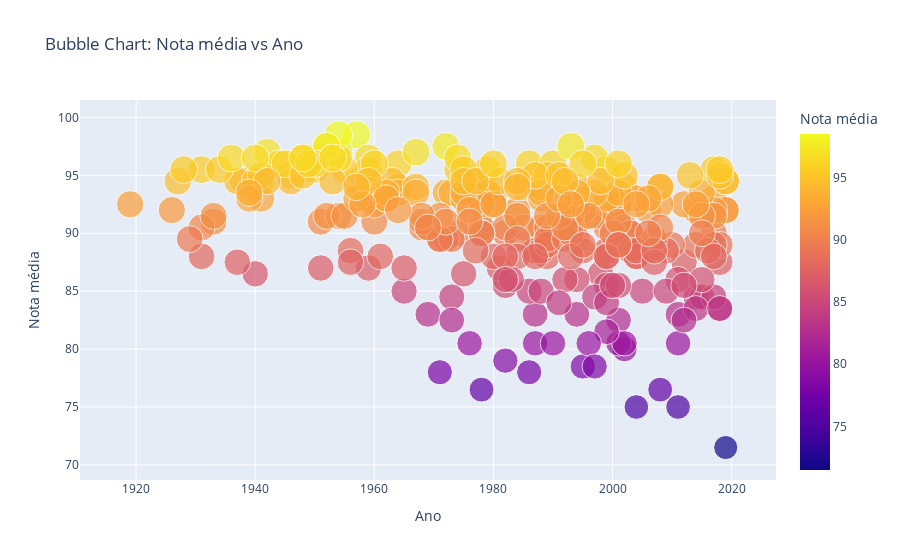
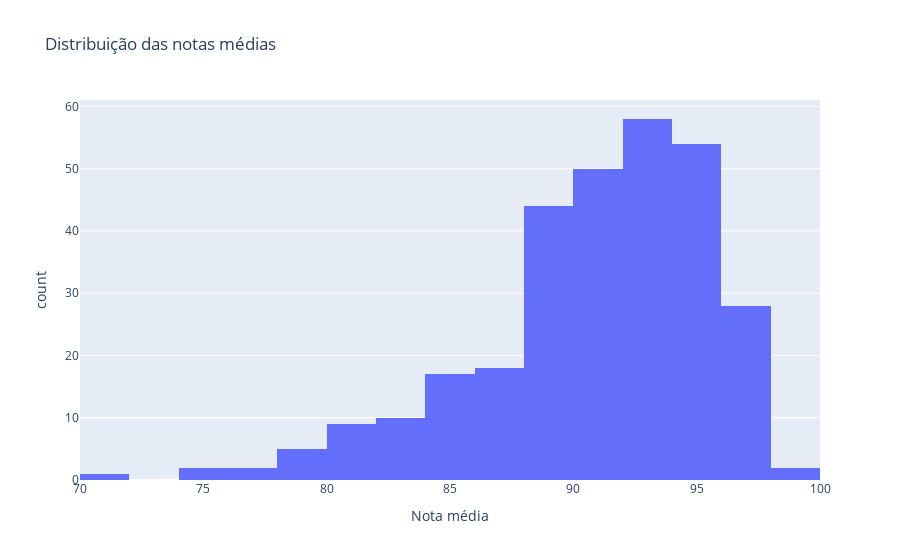
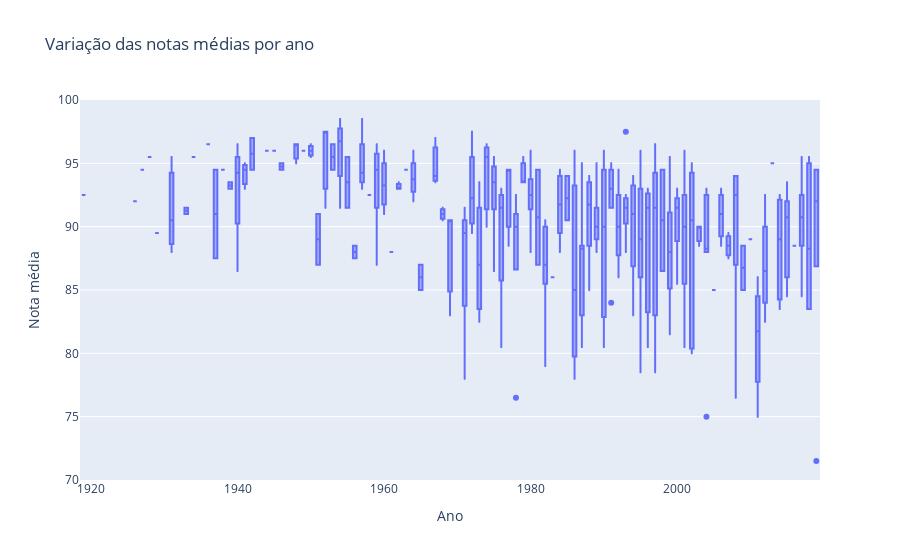
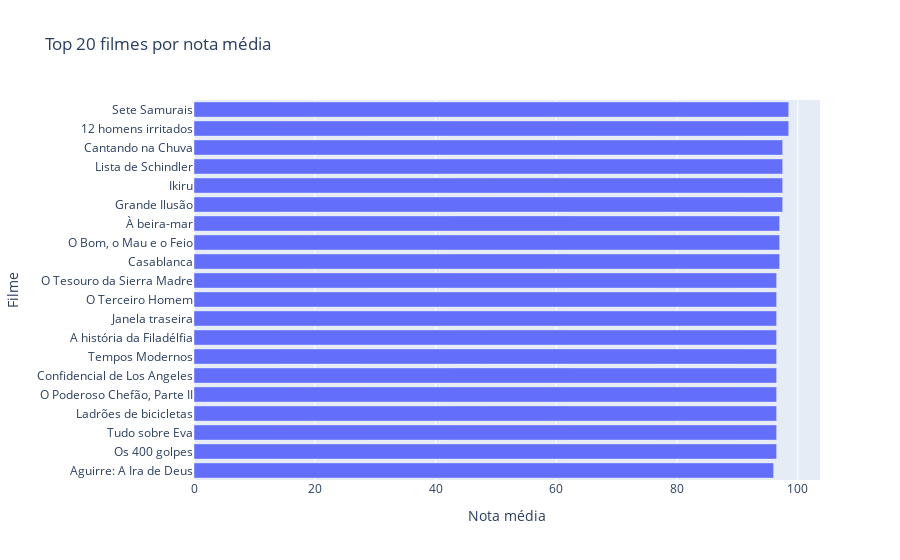

Notebook code for these charts, in order:
### Code cell
import plotly.express as px


df['nota_media'] = df[['critic_score', 'audience_score']].mean(axis=1)
fig_bubble = px.scatter(
    df,
    x='movieYear',
    y='nota_media',
    size='nota_media',
    color='nota_media',
    hover_name='movieTitle',
    title='Bubble Chart: Nota média vs Ano',
    labels={'movieYear': 'Ano', 'nota_media': 'Nota média'}
)
fig_bubble.show()


fig_hist = px.histogram(
    df,
    x='nota_media',
    nbins=20,
    title='Distribuição das notas médias',
    labels={'nota_media': 'Nota média'}
)
fig_hist.show()


fig_box = px.box(
    df,
    x='movieYear',
    y='nota_media',
    title='Variação das notas médias por ano',
    labels={'movieYear': 'Ano', 'nota_media': 'Nota média'}
)
fig_box.show()


top_filmes = df.nlargest(20, 'nota_media')
fig_bar = px.bar(
    top_filmes,
    x='nota_media',
    y='movieTitle',
    orientation='h',
    title='Top 20 filmes por nota média',
    labels={'nota_media': 'Nota média', 'movieTitle': 'Filme'}
)
fig_bar.update_layout(yaxis={'categoryorder':'total ascending'})
fig_bar.show()


fig_scatter = px.scatter(
    df,
    x='critic_score',
    y='audience_score',
    hover_name='movieTitle',
    title='Críticos vs Público',
    labels={'critic_score': 'Nota Críticos', 'audience_score': 'Nota Público'}
)
fig_scatter.show()


fig_year = px.histogram(
    df,
    x='movieYear',
    nbins=20,
    title='Número de filmes por ano',
    labels={'movieYear': 'Ano', 'count': 'Quantidade'}
)
fig_year.show()


df['diff_score'] = abs(df['critic_score'] - df['audience_score'])
top_diff = df.nlargest(20, 'diff_score')
fig_diff = px.bar(
    top_diff,
    x='diff_score',
    y='movieTitle',
    orientation='h',
    title='Top 20 filmes com maior diferença Críticos x Público',
    labels={'diff_score': 'Diferença de notas', 'movieTitle': 'Filme'}
)
fig_diff.update_layout(yaxis={'categoryorder':'total ascending'})
fig_diff.show()


fig_bubble_cat = px.scatter(
    df,
    x='movieYear',      
    size='nota_media', 
    color='nota_media', 
    hover_name='movieTitle',
    title='Bubble Chart Categórico: Nota média por Ano',
    labels={'movieYear': 'Ano', 'nota_media': 'Nota Média'}
)

fig_bubble_cat.update_xaxes(type='category')  
fig_bubble_cat.show()

### Figure 1 — Plotly figure (JSON) as saved in the notebook; plotly's stock layout.template omitted (floating-point values rounded to 4 significant figures; data arrays with more than 128 entries replaced by an {"elided": "..."} marker saying what was removed)
{"data": [{"hovertemplate": "<b>%{hovertext}</b><br><br>Ano=%{x}<br>Nota média=%{marker.color}<extra></extra>", "hovertext": {"elided": "300 str values"}, "legendgroup": "", "marker": {"color": {"elided": "300 float values"}, "coloraxis": "coloraxis", "size": {"elided": "300 float values"}, "sizemode": "area", "sizeref": 0.2462, "symbol": "circle"}, "mode": "markers", "name": "", "orientation": "v", "showlegend": false, "type": "scatter", "x": {"elided": "300 int values"}, "xaxis": "x", "y": {"elided": "300 float values"}, "yaxis": "y"}], "layout": {"coloraxis": {"colorbar": {"title": {"text": "Nota média"}}, "colorscale": [[0, "#0d0887"], [0.1111, "#46039f"], [0.2222, "#7201a8"], [0.3333, "#9c179e"], [0.4444, "#bd3786"], [0.5556, "#d8576b"], [0.6667, "#ed7953"], [0.7778, "#fb9f3a"], [0.8889, "#fdca26"], [1, "#f0f921"]]}, "legend": {"itemsizing": "constant", "tracegroupgap": 0}, "title": {"text": "Bubble Chart: Nota média vs Ano"}, "xaxis": {"anchor": "y", "domain": [0, 1], "title": {"text": "Ano"}}, "yaxis": {"anchor": "x", "domain": [0, 1], "title": {"text": "Nota média"}}}}

### Figure 2 — Plotly figure (JSON) as saved in the notebook; plotly's stock layout.template omitted (floating-point values rounded to 4 significant figures; data arrays with more than 128 entries replaced by an {"elided": "..."} marker saying what was removed)
{"data": [{"bingroup": "x", "hovertemplate": "Nota média=%{x}<br>count=%{y}<extra></extra>", "legendgroup": "", "marker": {"color": "#636efa", "pattern": {"shape": ""}}, "name": "", "nbinsx": 20, "orientation": "v", "showlegend": false, "type": "histogram", "x": {"elided": "300 float values"}, "xaxis": "x", "yaxis": "y"}], "layout": {"barmode": "relative", "legend": {"tracegroupgap": 0}, "title": {"text": "Distribuição das notas médias"}, "xaxis": {"anchor": "y", "domain": [0, 1], "title": {"text": "Nota média"}}, "yaxis": {"anchor": "x", "domain": [0, 1], "title": {"text": "count"}}}}

### Figure 3 — Plotly figure (JSON) as saved in the notebook; plotly's stock layout.template omitted (floating-point values rounded to 4 significant figures; data arrays with more than 128 entries replaced by an {"elided": "..."} marker saying what was removed)
{"data": [{"alignmentgroup": "True", "hovertemplate": "Ano=%{x}<br>Nota média=%{y}<extra></extra>", "legendgroup": "", "marker": {"color": "#636efa"}, "name": "", "notched": false, "offsetgroup": "", "orientation": "v", "showlegend": false, "type": "box", "x": {"elided": "300 int values"}, "x0": " ", "xaxis": "x", "y": {"elided": "300 float values"}, "y0": " ", "yaxis": "y"}], "layout": {"boxmode": "group", "legend": {"tracegroupgap": 0}, "title": {"text": "Variação das notas médias por ano"}, "xaxis": {"anchor": "y", "domain": [0, 1], "title": {"text": "Ano"}}, "yaxis": {"anchor": "x", "domain": [0, 1], "title": {"text": "Nota média"}}}}

### Figure 4 — Plotly figure (JSON) as saved in the notebook; plotly's stock layout.template omitted (floating-point values rounded to 4 significant figures)
{"data": [{"hovertemplate": "Nota média=%{x}<br>Filme=%{y}<extra></extra>", "legendgroup": "", "marker": {"color": "#636efa", "pattern": {"shape": ""}}, "name": "", "orientation": "h", "showlegend": false, "textposition": "auto", "type": "bar", "x": [98.5, 98.5, 97.5, 97.5, 97.5, 97.5, 97.0, 97.0, 97.0, 96.5, 96.5, 96.5, 96.5, 96.5, 96.5, 96.5, 96.5, 96.5, 96.5, 96.0], "xaxis": "x", "y": ["12 homens irritados", "Sete Samurais", "Grande Ilusão", "Ikiru", "Lista de Schindler", "Cantando na Chuva", "Casablanca", "O Bom, o Mau e o Feio", "À beira-mar", "Os 400 golpes", "Tudo sobre Eva", "Ladrões de bicicletas", "O Poderoso Chefão, Parte II", "Confidencial de Los Angeles", "Tempos Modernos", "A história da Filadélfia", "Janela traseira", "O Terceiro Homem", "O Tesouro da Sierra Madre", "Aguirre: A Ira de Deus"], "yaxis": "y"}], "layout": {"barmode": "relative", "legend": {"tracegroupgap": 0}, "title": {"text": "Top 20 filmes por nota média"}, "xaxis": {"anchor": "y", "domain": [0, 1], "title": {"text": "Nota média"}}, "yaxis": {"anchor": "x", "categoryorder": "total ascending", "domain": [0, 1], "title": {"text": "Filme"}}}}
